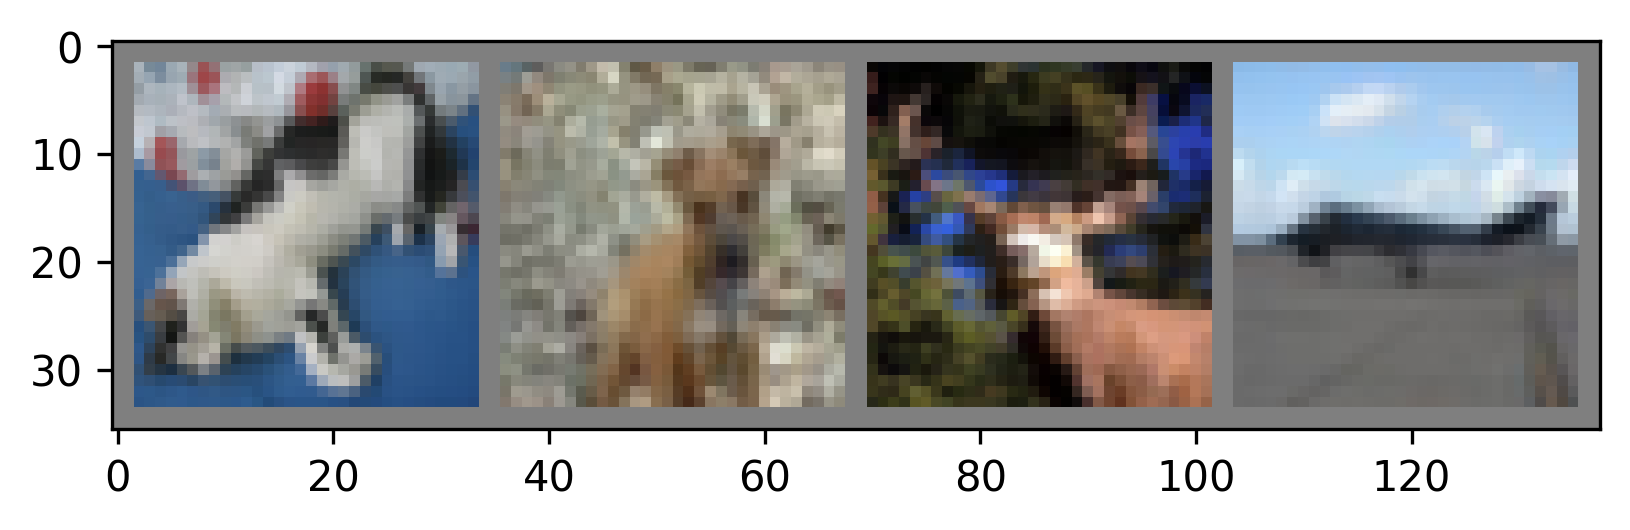

Here is the Python script that generated this plot:
# 1. Load and normalize CIFAR10
import torch
import torchvision
import torchvision.transforms as transforms

import matplotlib.pyplot as plt
import numpy as np


transform = transforms.Compose(
    [transforms.ToTensor(),
     transforms.Normalize((0.5, 0.5, 0.5), (0.5, 0.5, 0.5))])

batch_size = 4

trainset = torchvision.datasets.CIFAR10(root='./data', train=True,
                                        download=True, transform=transform)
trainloader = torch.utils.data.DataLoader(trainset, batch_size=batch_size,
                                          shuffle=True, num_workers=2)

testset = torchvision.datasets.CIFAR10(root='./data', train=False,
                                       download=True, transform=transform)
testloader = torch.utils.data.DataLoader(testset, batch_size=batch_size,
                                         shuffle=False, num_workers=2)

classes = ('plane', 'car', 'bird', 'cat',
           'deer', 'dog', 'frog', 'horse', 'ship', 'truck')



# functions to show an image
def imshow(img):
    img = img / 2 + 0.5     # unnormalize
    npimg = img.numpy()
    plt.imshow(np.transpose(npimg, (1, 2, 0)))
    plt.savefig("Ex01.png", bbox_inches="tight", dpi=300)
    plt.close()
    #plt.show()


# get some random training images
dataiter = iter(trainloader)
images, labels = next(dataiter)

# show images
imshow(torchvision.utils.make_grid(images))
# print labels
print(' '.join(f'{classes[labels[j]]:5s}' for j in range(batch_size)))
